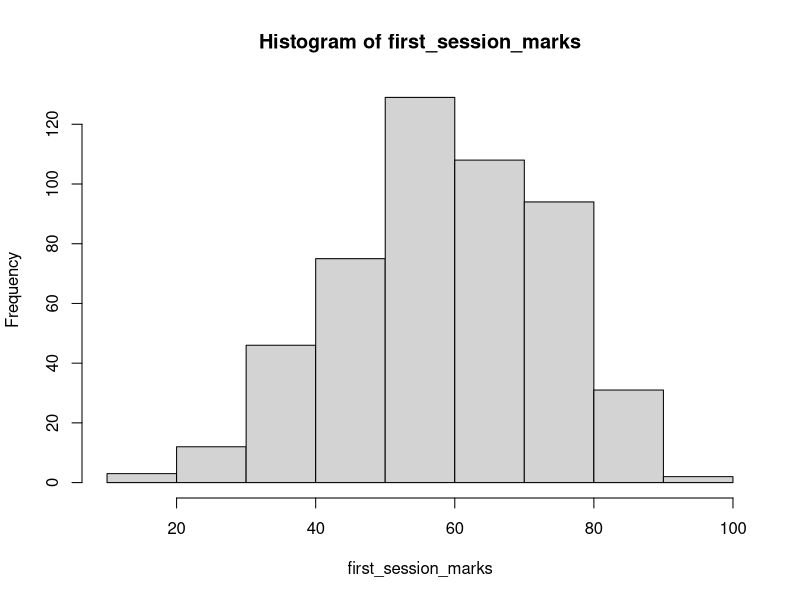
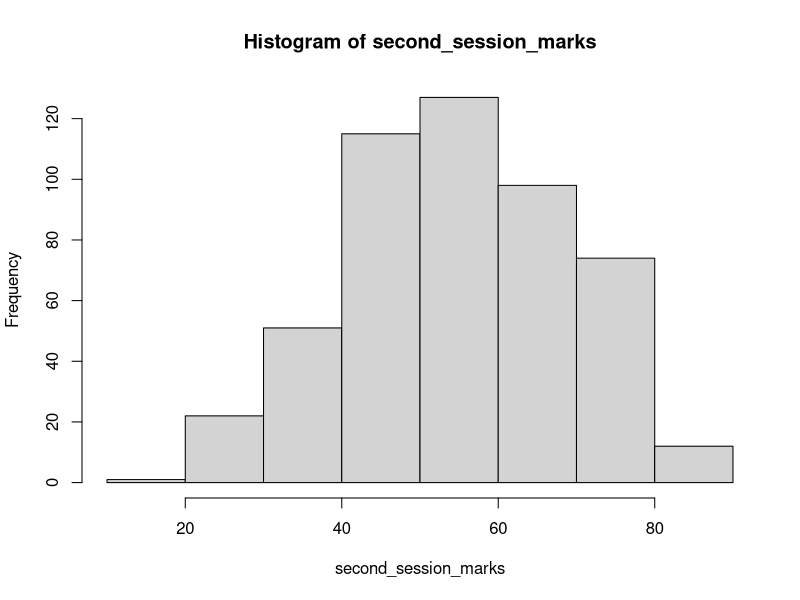
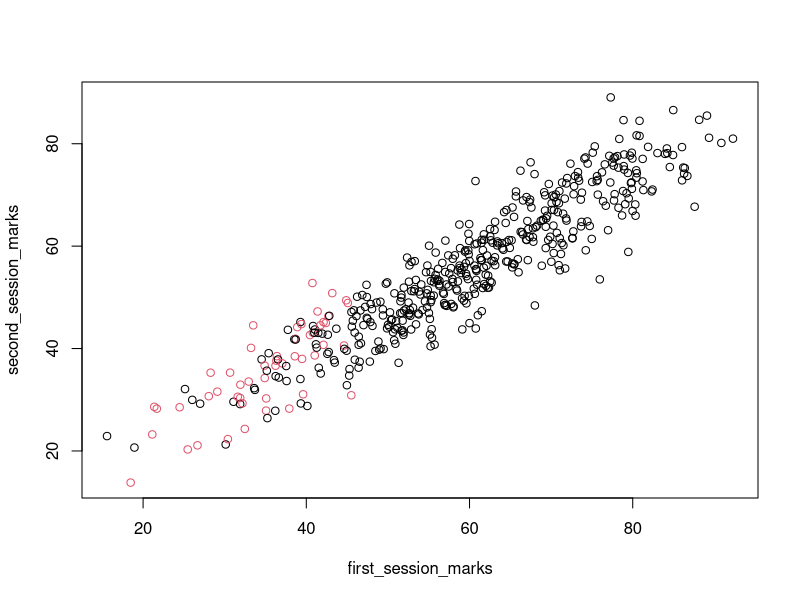
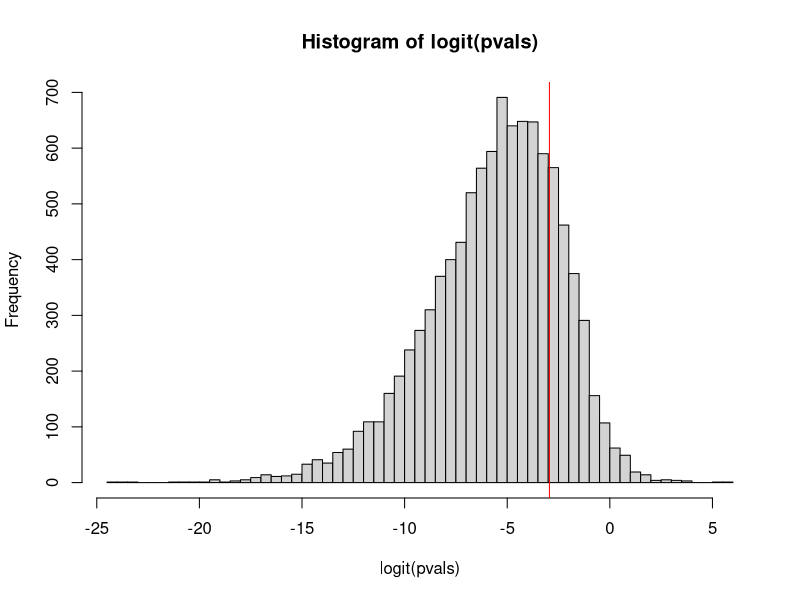

The R script that drew these images, in order:
## ---- chunk 1
knitr::opts_chunk$set(echo = TRUE)
## ---- chunk 2
set.seed(42)
n_students <- 500
n_tutoring <- 50
## ---- chunk 3

invlogit <- function(x){1/(1+exp(-x))}

logit <- function(x){log(x/(1-x))}

first_session_marks <- sort(100*invlogit(rnorm(n_students, logit(60/100), 0.7)))

hist(first_session_marks)



## ---- chunk 4

n_tutoring_places_accepted <- 0
tutored <- rep(0, n_students)
i <- 1
while (n_tutoring_places_accepted < n_tutoring & i < n_students) {
 rval <- runif(1) 
 if (rval < 0.8 - first_session_marks[i]/100){
   tutored[[i]] <- 1
   n_tutoring_places_accepted <- n_tutoring_places_accepted + 1
 }
 i <- i + 1
}

sum(tutored)

## ---- chunk 5
beta_0 <- 2
beta_1 <- 0.9
beta_2 <- 3
sigma <- 5

second_session_marks.mu <- beta_0 + beta_1*first_session_marks + beta_2*tutored
second_session_marks <- rnorm(n_students, second_session_marks.mu, sigma)


hist(second_session_marks)

## ---- chunk 6

tutored.f <- factor(tutored, levels = c(0,1))
plot(first_session_marks, second_session_marks, col = tutored.f)

## ---- chunk 7
regression_model <- lm(second_session_marks ~ 1 + first_session_marks + tutored)
summary(regression_model)
## ---- chunk 8

power_simulation <- function(n_tutored = 50, n_untutored = 450, beta3, sigma_secondsession, beta0 = 2, beta1 = 0.9){
  nstudents <- n_tutored + n_untutored 
  first_session <- sort(100*invlogit(rnorm(nstudents, logit(60/100), 0.7)))  
  second_session <- beta0 + beta1*first_session + rnorm(nstudents, 0, sigma_secondsession)
  tutored.indices <- sample(seq(1,n_tutored*2), n_tutored)
  tutored <- rep(0, nstudents)
  tutored[tutored.indices] <- 1
  second_session[tutored.indices] <- second_session[tutored.indices] + beta3
  lmod <- summary(lm(second_session ~ first_session + tutored))
  return(lmod$coefficients[3,4]) #The pvalue for the beta3 estimate.
}


pvals <- replicate(10000, power_simulation(n_tutored = 50, n_untutored = 450, beta3 = 2.4, sigma_secondsession = 5))

mean(pvals <= 0.05)


## ---- chunk 9
hist(logit(pvals),breaks = 50)
abline(v = logit(0.05), col = "red") #The vertical line is at p = 0.05
